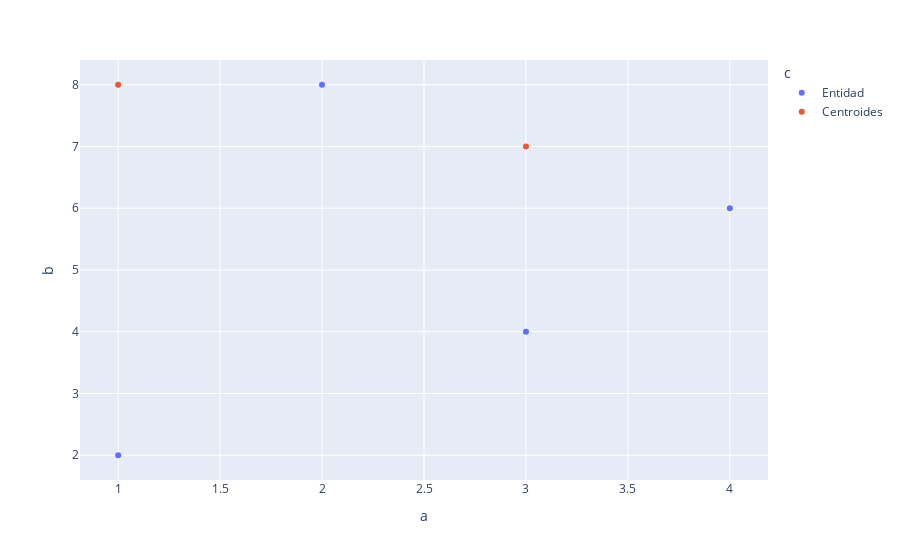

Write notebook code for a chart like this one.
### Code cell
import plotly.express as px
px.scatter(df, x='a', y='b', color='c')

### Figure 1 — Plotly figure (JSON) as saved in the notebook; plotly's stock layout.template omitted (floating-point values rounded to 4 significant figures)
{"data": [{"hovertemplate": "c=Entidad<br>a=%{x}<br>b=%{y}<extra></extra>", "legendgroup": "Entidad", "marker": {"color": "#636efa", "symbol": "circle"}, "mode": "markers", "name": "Entidad", "orientation": "v", "showlegend": true, "type": "scatter", "x": [1, 2, 3, 4], "xaxis": "x", "y": [2, 8, 4, 6], "yaxis": "y"}, {"hovertemplate": "c=Centroides<br>a=%{x}<br>b=%{y}<extra></extra>", "legendgroup": "Centroides", "marker": {"color": "#EF553B", "symbol": "circle"}, "mode": "markers", "name": "Centroides", "orientation": "v", "showlegend": true, "type": "scatter", "x": [3, 1], "xaxis": "x", "y": [7, 8], "yaxis": "y"}], "layout": {"autosize": true, "legend": {"title": {"text": "c"}, "tracegroupgap": 0}, "margin": {"t": 60}, "xaxis": {"anchor": "y", "autorange": true, "domain": [0, 1], "range": [0.8105, 4.189], "title": {"text": "a"}, "type": "linear"}, "yaxis": {"anchor": "x", "autorange": true, "domain": [0, 1], "range": [1.535, 8.465], "title": {"text": "b"}, "type": "linear"}}}
